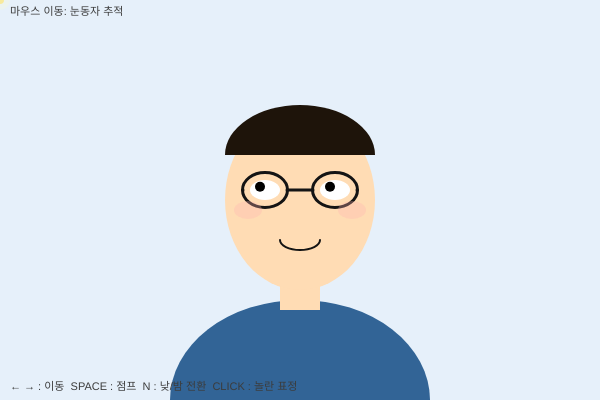
Frame 1 (no input)
Frame 60 (no input): identical to frame 1, image omitted
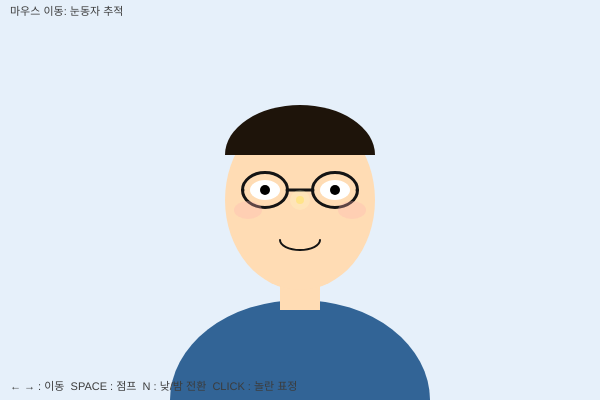
Frame 120 (the mouse pressed at the canvas centre since frame 60)

The p5.js sketch that drew these frames (run headless with seeded random() and noise() and a simulated clock; from frame 60 on, the mouse is pressed at the canvas centre):

// p5.js sketch
// ── sketch.js
let charX = 300;
let charY = 0;
let jumping = false;
let jumpVel = 0;
let blinkTimer = 0;
let isBlinking = false;
let isScared = false;
let scaredTimer = 0;
let bgMode = 0;
let charTilt = 0;

function setup() {
  createCanvas(600, 400);
}

function draw() {
  if (bgMode === 0) {
    background(230, 240, 250);
  } else {
    background(20, 25, 50);
    noStroke();
    fill(255, 255, 180, 180);
    for (let i = 0; i < 30; i++) {
      let sx = (i * 73 + 17) % 600;
      let sy = (i * 37 + 11) % 300;
      ellipse(sx, sy, 3, 3);
    }
  }

  blinkTimer++;
  if (blinkTimer > 120) isBlinking = true;
  if (blinkTimer > 130) { isBlinking = false; blinkTimer = 0; }

  if (isScared) {
    scaredTimer++;
    if (scaredTimer > 40) { isScared = false; scaredTimer = 0; }
  }

  if (jumping) {
    charY += jumpVel;
    jumpVel += 1.5;
    if (charY >= 0) { charY = 0; jumping = false; jumpVel = 0; }
  }

  if (keyIsDown(LEFT_ARROW)) { charX -= 3; charTilt = -0.15; }
  else if (keyIsDown(RIGHT_ARROW)) { charX += 3; charTilt = 0.15; }
  else { charTilt = 0; }

  if (charX < 80) charX = 80;
  if (charX > 520) charX = 520;

  let cx = charX;
  let cy = 200 + charY;

  push();
  translate(cx, cy);
  rotate(charTilt);

  noStroke();
  fill(50, 100, 150);
  arc(0, 200, 260, 200, PI, TWO_PI);
  fill(255, 220, 180);
  rect(-20, 60, 40, 50);

  fill(255, 220, 180);
  ellipse(0, 0, 150, 180);


  fill(30, 20, 10);
  arc(0, -45, 150, 100, PI, TWO_PI);

  fill(255);
  let eyeH = isBlinking ? 4 : (isScared ? 28 : 20);
  ellipse(-35, -10, 30, eyeH);
  ellipse(35, -10, 30, eyeH);


  let dx = mouseX - cx;
  let dy = mouseY - cy;
  let d = sqrt(dx * dx + dy * dy);
  let ex = (d > 0) ? (dx / d) * 6 : 0;
  let ey = (d > 0) ? (dy / d) * 6 : 0;
  fill(0);
  if (!isBlinking) {
    ellipse(-35 + ex, -10 + ey, isScared ? 14 : 10, isScared ? 14 : 10);
    ellipse(35 + ex, -10 + ey, isScared ? 14 : 10, isScared ? 14 : 10);
  }

  noFill();
  stroke(20);
  strokeWeight(3);
  ellipse(-35, -10, 45, isScared ? 36 : 35);
  ellipse(35, -10, 45, isScared ? 36 : 35);
  line(-13, -10, 13, -10);
  line(-57, -10, -57, -10);
  line(57, -10, 57, -10);

  noFill();
  strokeWeight(2);
  stroke(20);
  if (isScared) {
    ellipse(0, 40, 30, 36);
  } else {
    arc(0, 40, 40, 20, 0, PI);
  }

  noStroke();
  fill(255, 180, 180, isScared ? 180 : 80);
  ellipse(-52, 10, 28, 18);
  ellipse(52, 10, 28, 18);

  pop();

  noStroke();
  fill(255, 220, 80, 160);
  ellipse(mouseX, mouseY, 8, 8);
  fill(255, 255, 200, 60);
  ellipse(mouseX, mouseY, 20, 20);

  noStroke();
  fill(bgMode === 0 ? 60 : 200);
  textSize(11);
  textAlign(LEFT);
  text("← → : 이동  SPACE : 점프  N : 낮/밤 전환  CLICK : 놀란 표정", 10, 390);
  text("마우스 이동: 눈동자 추적", 10, 15);
}

function mouseClicked() {
  isScared = true;
  scaredTimer = 0;
}

function keyPressed() {
  if (key === ' ' && !jumping) {
    jumping = true;
    jumpVel = -18;
  }
  if (key === 'n' || key === 'N') {
    bgMode = 1 - bgMode;
  }
}
